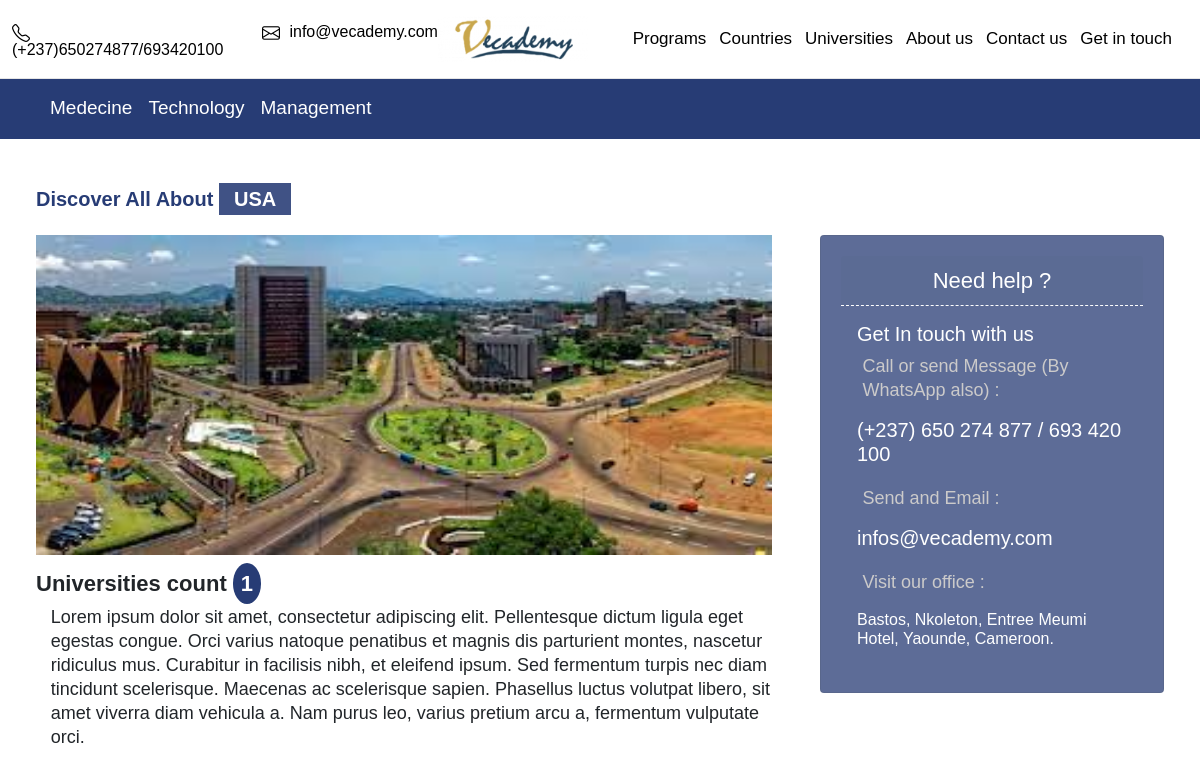
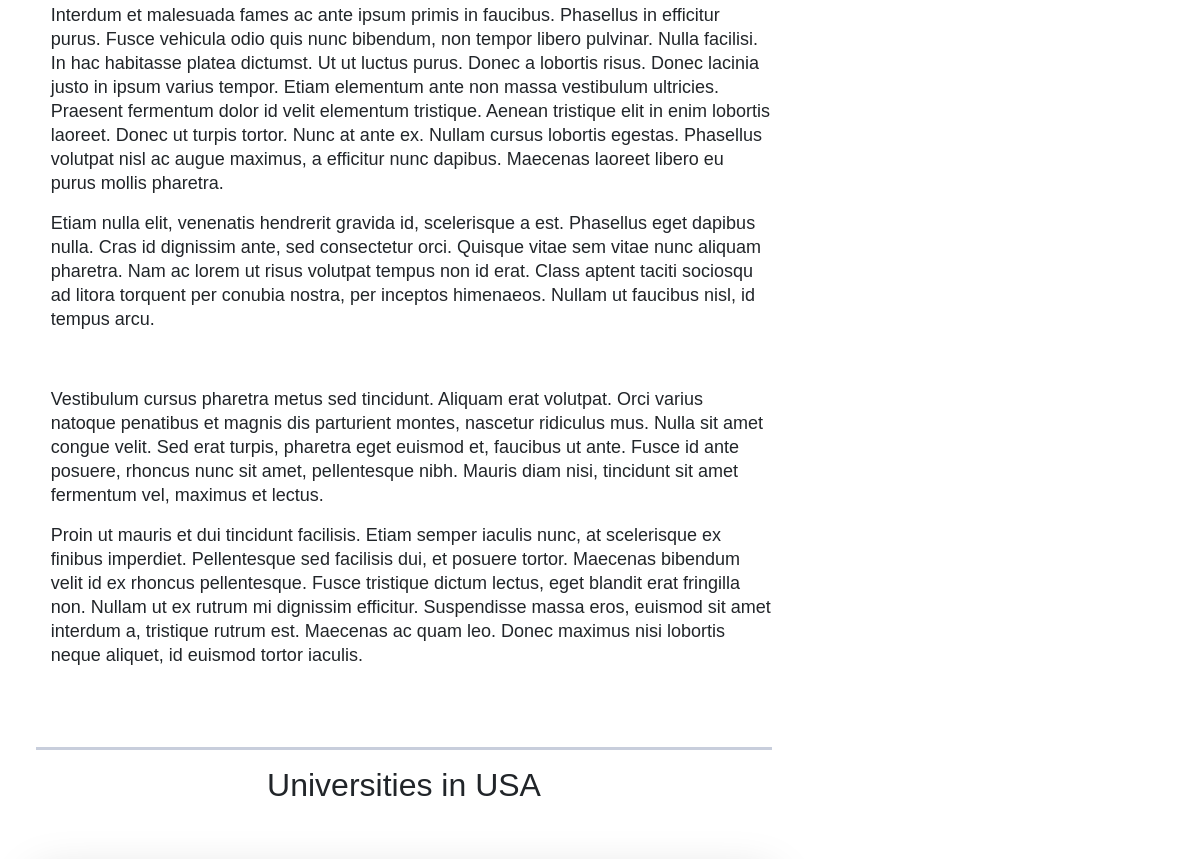
Page /countries/USA/ (upper part) on the earlier database version (2 pictures, top to bottom).
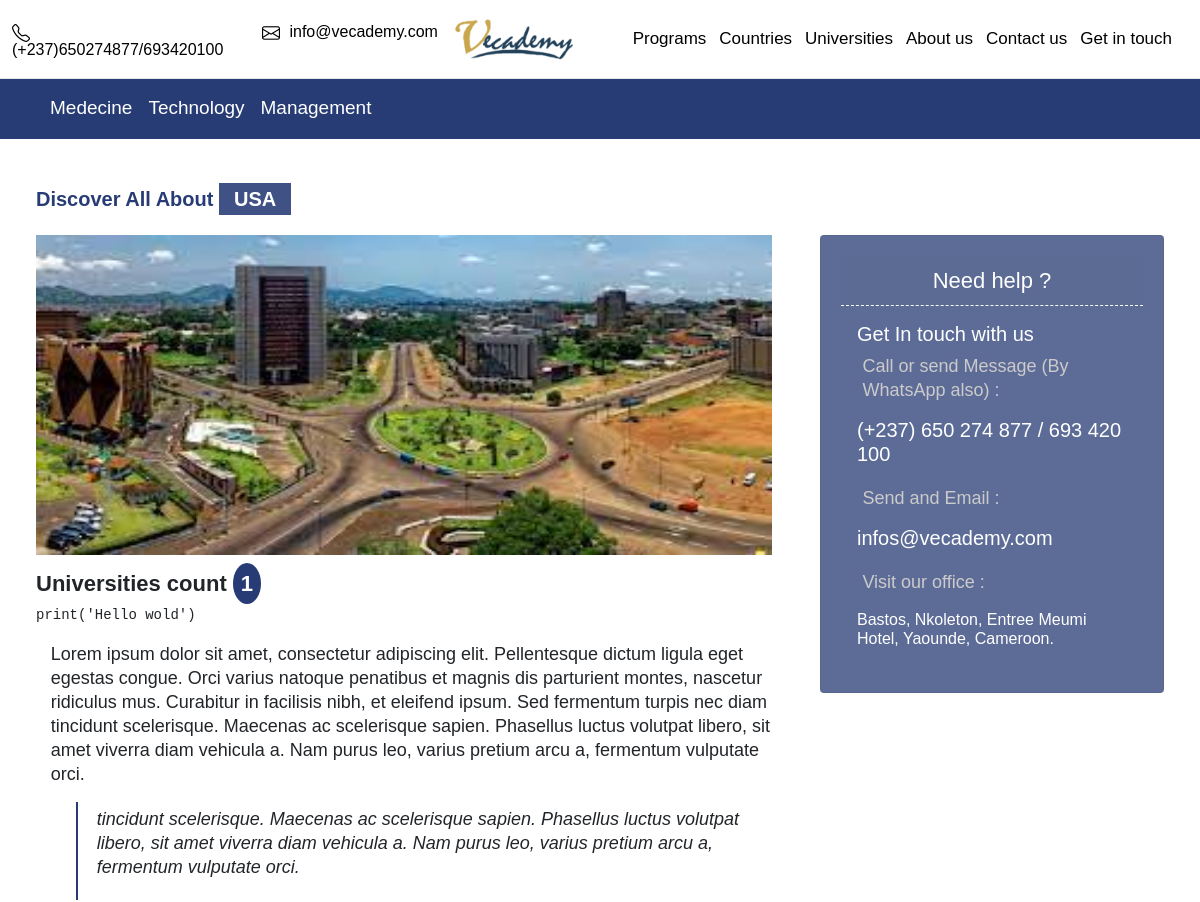
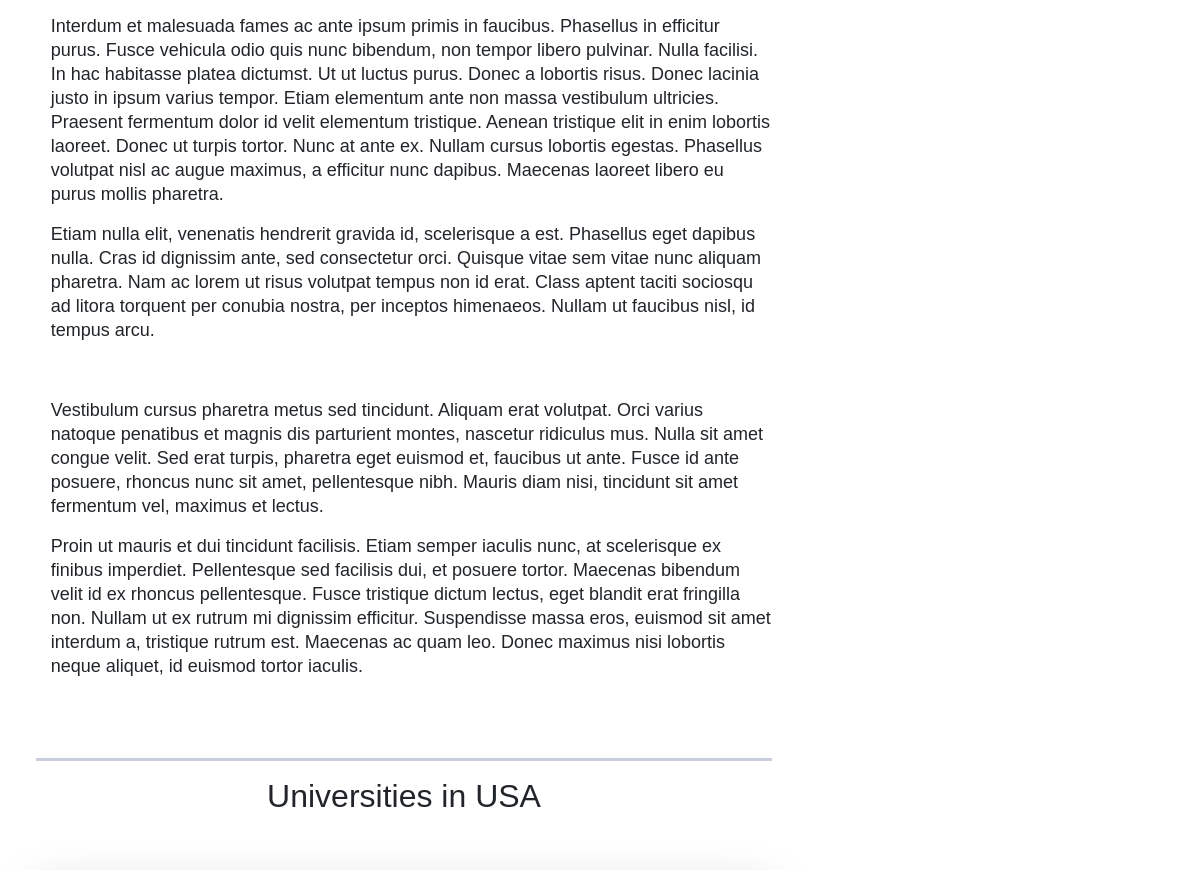
Same page on the later database version (2 pictures, top to bottom).
### main/models.py (models this page shows, shortened)
class Country(models.Model):
    country_name = models.CharField(max_length=254, null=True, blank=True)
    map_latitud = models.IntegerField(null=True, blank=True)
    map_longitud = models.IntegerField(null=True, blank=True)
    country_flag = models.ImageField(default = 'default.png', upload_to = 'countries-flags/%Y/%m/%d/')
    country_image = models.ImageField(default = 'default.png', upload_to = 'countries-images/%Y/%m/%d/')
    country_description = RichTextField(null = True, blank = True)
    date_created = models.DateTimeField(auto_now_add=True, blank=True, null=True)
    last_update = models.DateTimeField(null=True, blank=True)
    set_draft = models.BooleanField(default=True)
    class Meta:
        verbose_name = 'Country'
        verbose_name_plural = 'Countries'

### main/views.py (the view)
# urls.py: path('countries/<str:country_url>/', views.singleCountry, name='single-country'),
def singleCountry(request, country_url):
    category_to_navebar = ProgramCategory.objects.all().filter(set_draft = False, set_featured = True)
    single_country = Country.objects.get(country_name=country_url, set_draft = False)
    program_to_form = Program.objects.all().filter(set_draft = False)
    featured_post = BlogPost.objects.all().filter(set_draft = False, set_featured = True).order_by('-date_created')[:8]
    country_fact = single_country.countryfact_set.all().filter(set_draft = False)
    related_universities = single_country.university_set.all().filter(set_draft = False)
    universities_count = related_universities.count()
    print(related_universities)
    context = {
        'program_to_form':program_to_form,
        'featured_post':featured_post,
        'related_universities':related_universities,
        'universities_count':universities_count,
        'country_fact':country_fact,
        'single_country':single_country,
        'category_to_navebar':category_to_navebar,
    }
    return render(request, 'main/single-country.html', context)

### main/models.py (called while the page is built)
    def __str__(self):
        return self.university_name

### main/templates/main/single-country.html
{% extends 'index.html' %} {% load static %} {% block contain%}
<main>
    <div class="p-4 mt-4">
        <div class="container-fluid">
            <h3 class="main-color mb-4">Discover All About
                <span style="background-color: #273c75e1; padding: 5px 15px 5px 15px; color: white;">{{single_country.country_name}}</span>
            </h3>
            <div class="row g-5">
                <div class="col-lg-8 col-md-7 col-12">
                    <div class="row g-5">
                        <div class="col-lg-12">
                            {% include 'main/single-country-content.html' %}
                        </div>
                        <div class="col-lg-12">
                            {% include 'main/single-country-related-university.html' %}
                        </div>
                    </div>
                </div>
                <div class="col-lg-4 col-md-5">
                    <div class="position-sticky" style="top: 2rem;">
                        {% include 'main/page-sidebar.html' %}
                    </div>
                </div>
            </div>
        </div>
    </div>
</main>
{% endblock %}

### main/templates/main/single-country-content.html
{% load static %}
<div class="service-details">
    <div class="row mb-30 g-3">
        <div class="col-lg-12">
            <div class="service-single-img">
                <img style="width: 100%; max-height: 320px;" src="{{single_country.country_image.url}}" alt="{{single_country.country_name}}">
            </div>
            {% if universities_count %}
            <div class="mt-3">
                <h6 style="font-size: 22px; font-weight:600">Universities count <span style="height: 40px; width: 60px; border-radius: 100%" class="main-bg-color text-white py-2 px-2">{{universities_count}}</span></h6>
            </div>
            {% endif %}
        </div>
    </div>
    <div class="row g-3">
        <div class="col-lg-12">
            <div class="content-body">
                {{single_country.country_description|safe}}
            </div>
        </div>
    </div>
</div>

### main/templates/main/single-country-related-university.html (shortened to what this page needs)
{% load static %}
{% if related_universities %}
<hr style="height: 3px; background-color: #273c75;">
<div class="row mb-4 text-center">
    <div class="col-lg-12">
        <h1 class="h2 text-bald">Universities in {{single_country.country_name}}</h1>
    </div>
</div>
<div class="row align-items-stretch g-4 py-4">
</div>
{% endif %}

Differences in the rows shown:
changed Country "USA": country_description "Lorem ipsum dolor sit amet, consectetur adipiscing elit. Pellentesque dictum ligula eget egestas congue. Orci varius natoque penatibus et magnis dis parturient montes, nascetur ridiculus mus. Curabitur in facilisis nibh, et eleifend ipsum. Sed fermentum turpis nec diam tincidunt scelerisque. Maecenas ac…" → "print('Hello wold') Lorem ipsum dolor sit amet, consectetur adipiscing elit. Pellentesque dictum ligula eget egestas congue. Orci varius natoque penatibus et magnis dis parturient montes, nascetur ridiculus mus. Curabitur in facilisis nibh, et eleifend ipsum. Sed fermentum turpis nec diam tincidunt scelerisque. Maecenas ac scelerisque sapien. Phasellus luctus volutpat libero, sit amet viverra diam vehicula a. Nam purus leo, varius pretium arcu a, fermentum vulputate orci. tincidunt scelerisque. Maecenas ac…"
